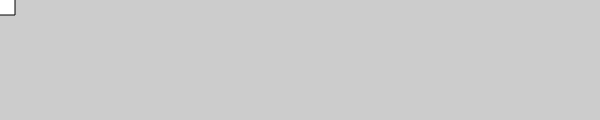
Frame 1 (no input)
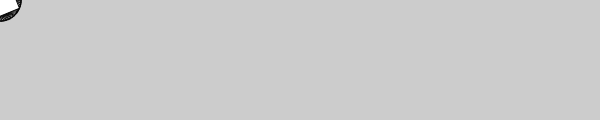
Frame 60 (no input)
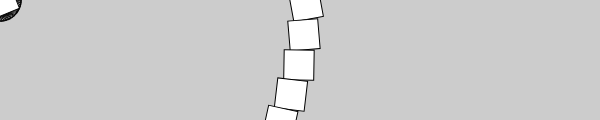
Frame 120 (the mouse pressed at the canvas centre since frame 60)

The p5.js sketch that drew these frames (run headless with seeded random() and noise() and a simulated clock; from frame 60 on, the mouse is pressed at the canvas centre):

// p5.js sketch
// ── sketch.js
var angle = 0.0;

function setup() {
  createCanvas(600, 120);
  background(204);
}

function draw() {
  rotate(angle);
  translate(mouseX, mouseY);
  rect(-15, -15, 30, 30);
  angle += 0.1;
}
